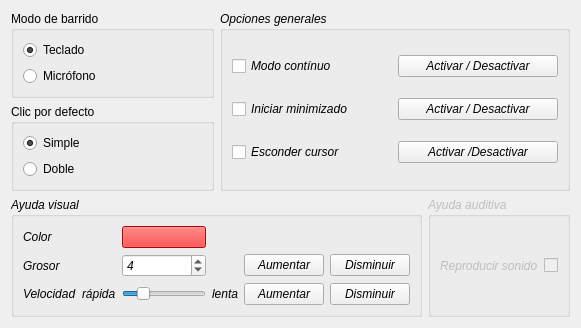
     <widget class="QWidget" name="mainTab" >
      <attribute name="title" >
       <string>&amp;Preferencias</string>
      </attribute>
      <attribute name="icon" >
       <iconset resource="nadir.qrc" >
        <normaloff>:/images/images/preferences.svg</normaloff>:/images/images/preferences.svg</iconset>
      </attribute>
      <layout class="QGridLayout" name="gridLayout" >
       <item rowspan="2" row="0" column="1" colspan="2" >
        <widget class="QGroupBox" name="groupBox_3" >
         <property name="font" >
          <font>
           <italic>true</italic>
          </font>
         </property>
         <property name="title" >
          <string>Opciones generales</string>
         </property>
         <layout class="QGridLayout" name="gridLayout_9" >
          <item row="1" column="0" >
           <widget class="QCheckBox" name="continuousBox" >
            <property name="text" >
             <string>Modo contínuo</string>
            </property>
            <property name="checked" >
             <bool>false</bool>
            </property>
           </widget>
          </item>
          <item row="2" column="0" >
           <widget class="QCheckBox" name="minimizedBox" >
            <property name="text" >
             <string>Iniciar minimizado</string>
            </property>
           </widget>
          </item>
          <item row="2" column="1" >
           <widget class="QPushButton" name="pushButton" >
            <property name="text" >
             <string>Activar / Desactivar</string>
            </property>
           </widget>
          </item>
          <item row="1" column="1" >
           <widget class="QPushButton" name="pushButton_5" >
            <property name="text" >
             <string>Activar / Desactivar</string>
            </property>
           </widget>
          </item>
          <item row="3" column="0" >
           <widget class="QCheckBox" name="hidePointerBox" >
            <property name="text" >
             <string>Esconder cursor</string>
            </property>
           </widget>
          </item>
          <item row="3" column="1" >
           <widget class="QPushButton" name="pushButton_2" >
            <property name="text" >
             <string>Activar /Desactivar</string>
            </property>
           </widget>
          </item>
         </layout>
        </widget>
       </item>
       <item row="2" column="0" colspan="2" >
        <widget class="QGroupBox" name="groupBox" >
         <property name="font" >
          <font>
           <italic>true</italic>
          </font>
         </property>
         <property name="title" >
          <string>Ayuda visual</string>
         </property>
         <layout class="QGridLayout" name="gridLayout_7" >
          <item row="0" column="0" >
           <widget class="QLabel" name="label_11" >
            <property name="enabled" >
             <bool>true</bool>
            </property>
            <property name="text" >
             <string>Color</string>
            </property>
           </widget>
          </item>
          <item row="1" column="0" >
           <widget class="QLabel" name="label_12" >
            <property name="text" >
             <string>Grosor</string>
            </property>
           </widget>
          </item>
          <item row="2" column="0" >
           <widget class="QLabel" name="label_13" >
            <property name="text" >
             <string>Velocidad</string>
            </property>
           </widget>
          </item>
          <item row="2" column="1" >
           <widget class="QLabel" name="label_15" >
            <property name="text" >
             <string>rápida</string>
            </property>
           </widget>
          </item>
          <item row="2" column="2" >
           <widget class="QSlider" name="speedSlider" >
            <property name="sizePolicy" >
             <sizepolicy vsizetype="Fixed" hsizetype="Fixed" >
              <horstretch>0</horstretch>
              <verstretch>0</verstretch>
             </sizepolicy>
            </property>
            <property name="minimum" >
             <number>5</number>
            </property>
            <property name="maximum" >
             <number>80</number>
            </property>
            <property name="singleStep" >
             <number>5</number>
            </property>
            <property name="value" >
             <number>20</number>
            </property>
            <property name="orientation" >
             <enum>Qt::Horizontal</enum>
            </property>
           </widget>
          </item>
          <item row="2" column="3" >
           <widget class="QLabel" name="label_17" >
            <property name="layoutDirection" >
             <enum>Qt::RightToLeft</enum>
            </property>
            <property name="text" >
             <string>lenta</string>
            </property>
           </widget>
          </item>
          <item row="1" column="5" >
           <widget class="QPushButton" name="thickDownButton" >
            <property name="text" >
             <string>Disminuir</string>
            </property>
           </widget>
          </item>
          <item row="1" column="4" >
           <widget class="QPushButton" name="thickUpButton" >
            <property name="text" >
             <string>Aumentar</string>
            </property>
           </widget>
          </item>
          <item row="1" column="2" >
           <widget class="QSpinBox" name="thickBox" >
            <property name="minimum" >
             <number>2</number>
            </property>
            <property name="maximum" >
             <number>30</number>
            </property>
            <property name="singleStep" >
             <number>2</number>
            </property>
            <property name="value" >
             <number>4</number>
            </property>
           </widget>
          </item>
          <item row="2" column="5" >
           <widget class="QPushButton" name="speedDownButton" >
            <property name="text" >
             <string>Disminuir</string>
            </property>
           </widget>
          </item>
          <item row="2" column="4" >
           <widget class="QPushButton" name="speedUpButton" >
            <property name="text" >
             <string>Aumentar</string>
            </property>
           </widget>
          </item>
          <item row="0" column="2" >
           <widget class="QPushButton" name="colorButton" >
            <property name="styleSheet" >
             <string notr="true" >background-color: rgb(255, 0, 0);</string>
            </property>
            <property name="text" >
             <string/>
            </property>
           </widget>
          </item>
         </layout>
        </widget>
       </item>
       <item row="2" column="2" >
        <widget class="QGroupBox" name="groupBox_2" >
         <property name="enabled" >
          <bool>false</bool>
         </property>
         <property name="font" >
          <font>
           <italic>true</italic>
          </font>
         </property>
         <property name="title" >
          <string>Ayuda auditiva</string>
         </property>
         <layout class="QGridLayout" name="gridLayout_8" >
          <item row="0" column="0" >
           <widget class="QLabel" name="label_14" >
            <property name="text" >
             <string>Reproducir sonido</string>
            </property>
           </widget>
          </item>
          <item row="0" column="1" >
           <widget class="QCheckBox" name="makeSoundBox" >
            <property name="text" >
             <string/>
            </property>
           </widget>
          </item>
         </layout>
        </widget>
       </item>
       <item row="0" column="0" >
        <widget class="QGroupBox" name="groupBox_5" >
         <property name="title" >
          <string>Modo de barrido</string>
         </property>
         <layout class="QVBoxLayout" name="verticalLayout_2" >
          <item>
           <widget class="QRadioButton" name="keyMode" >
            <property name="text" >
             <string>Teclado</string>
            </property>
            <property name="checked" >
             <bool>true</bool>
            </property>
           </widget>
          </item>
          <item>
           <widget class="QRadioButton" name="micMode" >
            <property name="text" >
             <string>Micrófono</string>
            </property>
           </widget>
          </item>
         </layout>
        </widget>
       </item>
       <item row="1" column="0" >
        <widget class="QGroupBox" name="groupBox_4" >
         <property name="title" >
          <string>Clic por defecto</string>
         </property>
         <layout class="QVBoxLayout" name="verticalLayout" >
          <item>
           <widget class="QRadioButton" name="simpleClickBox" >
            <property name="text" >
             <string>Simple</string>
            </property>
            <property name="checked" >
             <bool>true</bool>
            </property>
           </widget>
          </item>
          <item>
           <widget class="QRadioButton" name="doubleClickBox" >
            <property name="text" >
             <string>Doble</string>
            </property>
           </widget>
          </item>
         </layout>
        </widget>
       </item>
      </layout>
     </widget>
